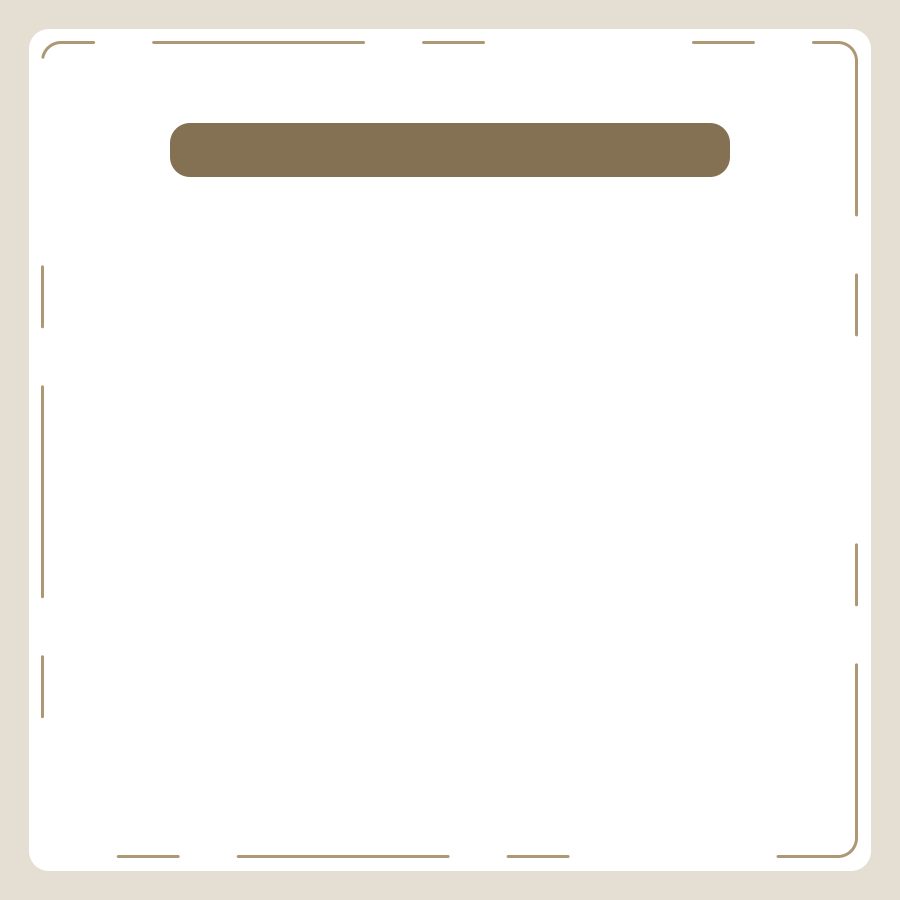
#> input picture img/background_card.png, 900 x 900 px
$ python image_processor.py
#> lines starting #> are read from the running program, lines starting #| are printed output that depends on the picture
### utils/logger_util.py
import logging
from pathlib import Path
from datetime import datetime
import os

class LoggerUtil:
    _instance = None
    _initialized = False

    def __new__(cls):
        if cls._instance is None:
            cls._instance = super(LoggerUtil, cls).__new__(cls)
        return cls._instance

    def __init__(self):
        if not LoggerUtil._initialized:
            # 루트 디렉토리 경로 찾기 (상위 디렉토리)
            current_dir = Path(os.path.dirname(os.path.abspath(__file__)))
            root_dir = current_dir.parent

            # 로그 디렉토리를 루트 경로의 logs 폴더로 설정
            log_dir = root_dir / 'logs'

            # 디렉토리가 없으면 생성
            log_dir.mkdir(parents=True, exist_ok=True)

            # 로그 파일 설정
            log_file = log_dir / f"{datetime.now().strftime('%Y-%m-%d')}_log.log"

            # 로거 생성
            self.logger = logging.getLogger('MQLogger')
            self.logger.setLevel(logging.INFO)

            # 이미 핸들러가 있다면 제거
            if self.logger.handlers:
                self.logger.handlers.clear()

            # 파일 핸들러
            file_handler = logging.FileHandler(log_file, encoding='utf-8')
            file_handler.setLevel(logging.INFO)

            # 콘솔 핸들러
            console_handler = logging.StreamHandler()
            console_handler.setLevel(logging.INFO)

            # 포맷터 설정
            formatter = logging.Formatter('%(asctime)s [%(levelname)s] %(message)s')
            file_handler.setFormatter(formatter)
            console_handler.setFormatter(formatter)

            # 핸들러 추가
            self.logger.addHandler(file_handler)
            self.logger.addHandler(console_handler)

            LoggerUtil._initialized = True

    def get_logger(self):
        return self.logger

### image_processor.py
import os
from PIL import Image, ImageDraw, ImageFont
import textwrap
from utils.logger_util import LoggerUtil

class ImageProcessor:
    def __init__(self):
        """이미지 카드 생성기 초기화"""
        # 스크립트의 절대 경로를 기준으로 기본 디렉토리 설정
        self.base_dir = os.path.dirname(os.path.abspath(__file__))
        self.background_path = os.path.join(self.base_dir, 'img', 'background_card.png')
        self.logger = LoggerUtil().get_logger()

    def _get_unique_filename(self, base_path):
        """파일명이 중복될 경우 인덱스를 붙여 고유한 파일명 생성"""
        if not os.path.exists(base_path):
            return base_path

        base, ext = os.path.splitext(base_path)
        index = 1
        new_path = f"{base}_{index}{ext}"

        while os.path.exists(new_path):
            index += 1
            new_path = f"{base}_{index}{ext}"

        return new_path

    def _draw_text(self, draw, text, font, img_width, start_y, fill):
        """한 줄의 텍스트를 이미지 중앙에 그리기"""
        # 텍스트의 너비 계산
        bbox = font.getbbox(text)
        text_width = bbox[2] - bbox[0]

        # 중앙 정렬을 위한 x 좌표 계산
        x_position = (img_width - text_width) // 2

        # 텍스트 그리기
        draw.text((x_position, start_y), text, font=font, fill=fill)

    def _draw_multiline_text(self, draw, text, font, img_width, start_y, fill):
        """줄바꿈된 텍스트를 이미지 중앙에 그리기"""
        lines = text.split('\n')  # 이미 줄바꿈된 텍스트를 라인별로 분리
        current_y = start_y

        for line in lines:
            bbox = font.getbbox(line)
            line_width = bbox[2] - bbox[0]
            line_height = bbox[3] - bbox[1]

            # 각 줄의 x 좌표 계산 (중앙 정렬)
            line_x = (img_width - line_width) // 2

            draw.text((line_x, current_y), line, font=font, fill=fill)
            current_y += line_height * 1.5 # 다음 줄로 이동

    def _draw_rounded_rectangle(self, draw, coords, radius, fill):
        """둥근 모서리 사각형 그리기"""
        x1, y1, x2, y2 = coords
        diameter = radius * 2

        draw.rectangle([x1 + radius, y1, x2 - radius, y2], fill=fill)
        draw.rectangle([x1, y1 + radius, x2, y2 - radius], fill=fill)

        draw.ellipse([x1, y1, x1 + diameter, y1 + diameter], fill=fill)
        draw.ellipse([x2 - diameter, y1, x2, y1 + diameter], fill=fill)
        draw.ellipse([x1, y2 - diameter, x1 + diameter, y2], fill=fill)
        draw.ellipse([x2 - diameter, y2 - diameter, x2, y2], fill=fill)

    def _get_optimal_font_size(self, text, max_width, max_height, font_path=None, initial_size=60):
        font_size = initial_size

        while font_size > 10:  # 최소 폰트 크기는 10
            try:
                if font_path:
                    font = ImageFont.truetype(font_path, font_size)
                else:
                    font = ImageFont.load_default()
                    return font

                # 마침표를 기준으로 문장을 나누기
                sentences = text.split('.')
                wrapped_lines = []

                # 각 문장 처리
                for i, sentence in enumerate(sentences):
                    if sentence.strip():  # 빈 문장 제외
                        # 현재 문장을 줄바꿈 처리
                        char_limit = int(max_width / (font_size * 0.8))  # 폰트 크기를 고려한 글자 수 계산
                        wrapped = textwrap.fill(sentence.strip(), width=char_limit)
                        current_lines = wrapped.split('\n')

                        # 마지막 줄에만 마침표 추가 (마지막 문장이 아닌 경우에만)
                        if i < len(sentences) - 1:
                            current_lines[-1] = current_lines[-1] + '.'

                        wrapped_lines.extend(current_lines)

                wrapped_text = '\n'.join(wrapped_lines)
                lines = wrapped_text.split('\n')

                # 모든 줄의 최대 너비와 총 높이 계산
                max_line_width = 0
                total_height = 0
                line_spacing = font_size * 0.3

                for line in lines:
                    bbox = font.getbbox(line)
                    line_width = bbox[2] - bbox[0]
                    line_height = bbox[3] - bbox[1]
                    max_line_width = max(max_line_width, line_width)
                    total_height += line_height

                if len(lines) > 1:
                    total_height += line_spacing * (len(lines) - 1)

                if max_line_width <= max_width and total_height <= max_height:
                    return font, wrapped_text

            except Exception as e:
                self.logger.error(f"폰트 크기 조정 중 오류 발생: {e}")
                if font_size == initial_size:
                    font = ImageFont.load_default()
                    return font, text

            font_size -= 2

        font = ImageFont.load_default()
        return font, text

    def _draw_content_box(self, draw, text, font, width, start_y, text_color, box_color):
        """텍스트 배경 박스를 그리고 텍스트를 작성하는 메서드"""
        # 텍스트의 크기 계산
        lines = text.split('\n')
        total_height = 0
        max_width = 0
        line_spacing = font.size * 0.3

        # 첫 번째 라인의 실제 높이 계산 (ascent + descent)
        first_line = lines[0]
        ascent, descent = font.getmetrics()
        line_height = ascent + descent

        for line in lines:
            bbox = font.getbbox(line)
            line_width = bbox[2] - bbox[0]
            max_width = max(max_width, line_width)
            total_height += line_height  # 실제 라인 높이 사용

        if len(lines) > 1:
            total_height += line_spacing * (len(lines) - 1)

        # 배경 박스의 패딩 설정
        padding_x = 40
        padding_y = 30

        # 텍스트의 실제 시작 위치 계산 (베이스라인 조정)
        text_start_y = start_y - (ascent * 0.1)  # 텍스트 위치를 약간 위로 조정

        # 배경 박스 좌표 계산
        box_left = (width - max_width) // 2 - padding_x
        box_top = text_start_y - padding_y
        box_right = (width + max_width) // 2 + padding_x
        box_bottom = text_start_y + total_height + padding_y

        # 배경 박스 그리기
        self._draw_rounded_rectangle(
            draw,
            [box_left, box_top, box_right, box_bottom],
            radius=20,
            fill=box_color
        )

        # 텍스트 그리기
        self._draw_multiline_text(
            draw,
            text,
            font,
            width,
            start_y=text_start_y,
            fill=text_color
        )

    def create_card(self, no, term, short_description, description, output_path):
        """카드 이미지 생성"""

        sb_aggro_m_font_path = os.path.join(self.base_dir, 'fonts', 'SB-Aggro-Medium.ttf')
        sb_aggro_b_font_path = os.path.join(self.base_dir, 'fonts', 'SB-Aggro-Bold.ttf')
        gm_sans_b_font_path = os.path.join(self.base_dir, 'fonts', 'GmarketSansTTFBold.ttf')

        try:
            img = Image.open(self.background_path)
        except FileNotFoundError:
            self.logger.error("배경 이미지를 찾을 수 없습니다.")
            return

        draw = ImageDraw.Draw(img)
        width, height = img.size

        # 타이틀 폰트 및 텍스트 설정
        term_font, term_text = self._get_optimal_font_size(term, 750, 200, sb_aggro_b_font_path, 165)
        self._draw_text(
            draw,
            term_text,
            term_font,
            width,
            start_y=260,
            fill=(174, 151, 116)
        )

        # 짧은 설명 폰트 설정
        short_description_font, short_description_text = self._get_optimal_font_size(short_description, 780, 100, sb_aggro_m_font_path, 38)
        self._draw_multiline_text(
            draw,
            short_description_text,
            short_description_font,
            width,
            start_y=480,
            fill=(180, 159, 126)
        )

        # 긴 설명 폰트 설정
        description_font, description_text = self._get_optimal_font_size(description, 700, 200, gm_sans_b_font_path, 36)
        self._draw_content_box(
            draw=draw,
            text=description_text,
            font=description_font,
            width=width,
            start_y=630,
            text_color=(255, 255, 255),
            box_color=(174, 151, 116)
        )

        # 서브 타이틀 작성 (고정 위치)
        subtitle_text = f"경제용어 {no}"
        draw.text((358, 130), subtitle_text, font=ImageFont.truetype(sb_aggro_m_font_path, 40), fill=(255, 255, 255))

        unique_output_path = self._get_unique_filename(output_path)
        img.save(unique_output_path)

def main():
    logger = LoggerUtil().get_logger()
    no = 1
    term = '매매'
    short_description = '값을 지불하고 재화나 용역을 사고 파는 것'
    description = '우리가 사용하는 당근 어플에서 중고 거래를 하는 것도 매매의 일종이에요.'

    logger.info(f'term: {term}')
    logger.info(f'short_description: {short_description}')
    logger.info(f'description: {description}')

    processor = ImageProcessor()
    processor.create_card(
        no=no,
        term=term,
        short_description=short_description,
        description=description,
        output_path="output.png"
    )
#> in create_card, img is the input picture: PIL image 900x900 RGB; mean R, G, B 246.6, 245.1, 242.1
#> in create_card, `img.save(unique_output_path)`:
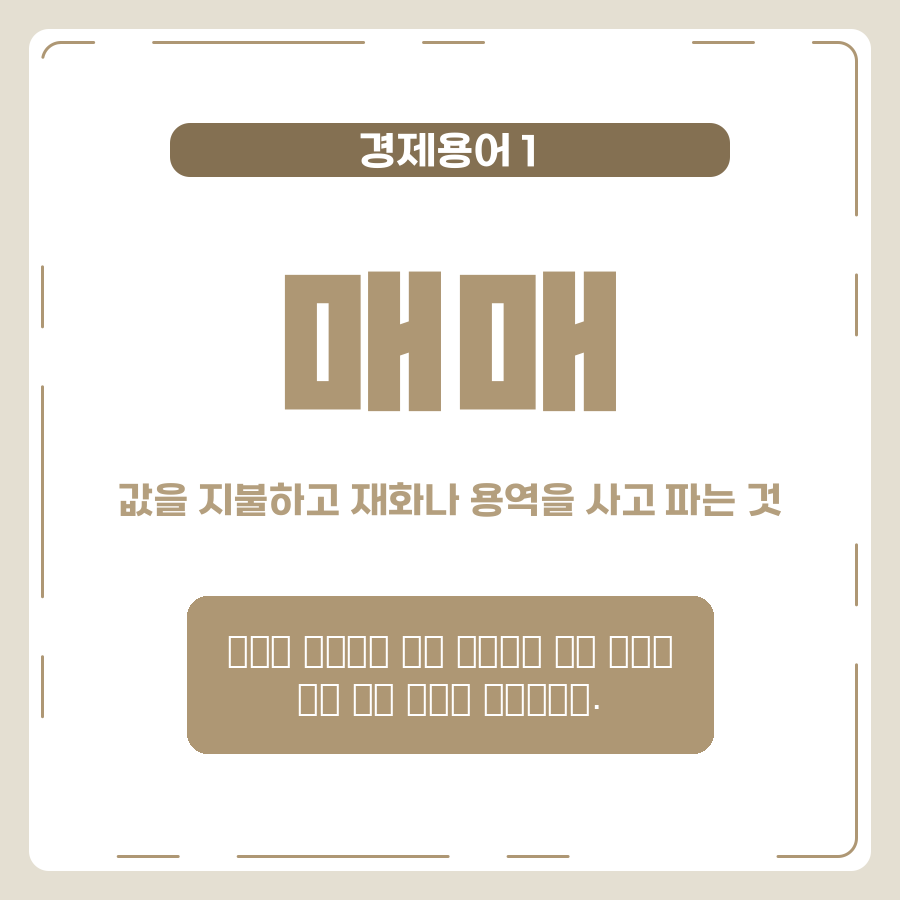
#> saved as output.png: PIL image 900x900 RGB; mean R, G, B 234.7, 229.8, 221.6

if __name__ == "__main__":
    main()

$ run again, with img/main.png copied over img/background_card.png
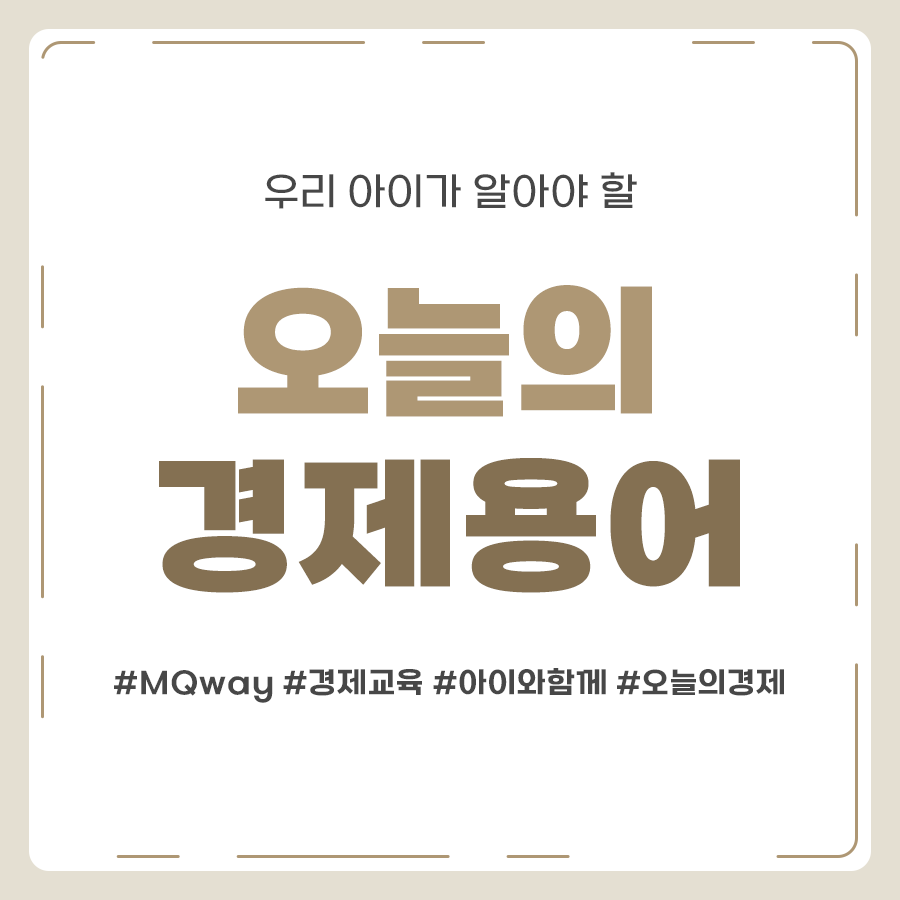
#> input picture img/main.png, 900 x 900 px
#> in create_card, img is the input picture: PIL image 900x900 RGB; mean R, G, B 237.6, 234.6, 229.5
#> in create_card, `img.save(unique_output_path)`:
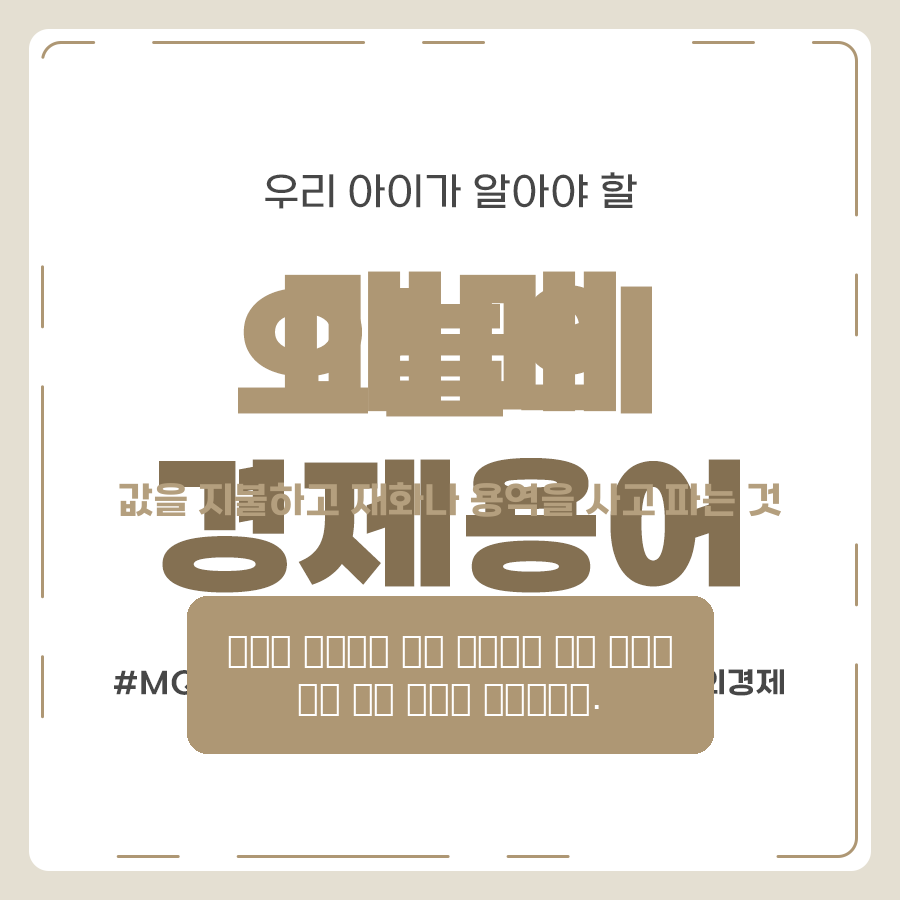
#> saved as output.png: PIL image 900x900 RGB; mean R, G, B 229.5, 223.8, 214.4

$ run again, with img/sub_01.png copied over img/background_card.png
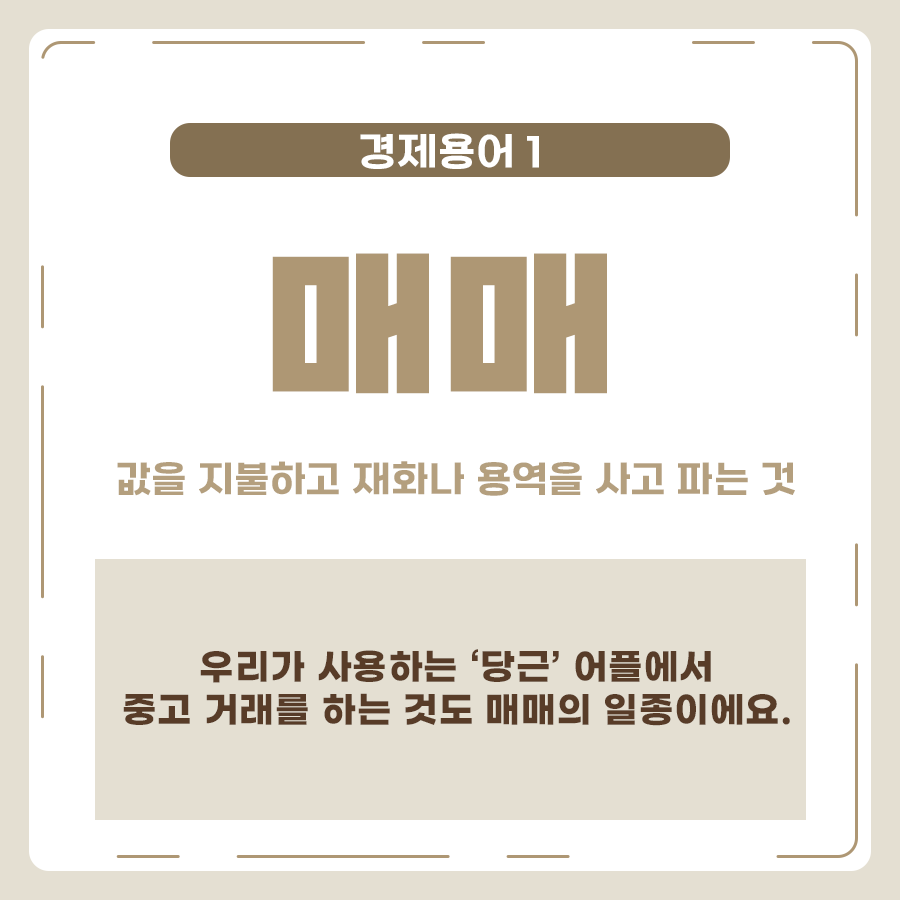
#> input picture img/sub_01.png, 900 x 900 px
#> in create_card, img is the input picture: PIL image 900x900 RGB; mean R, G, B 233.2, 228.9, 220.9
#> in create_card, `img.save(unique_output_path)`:
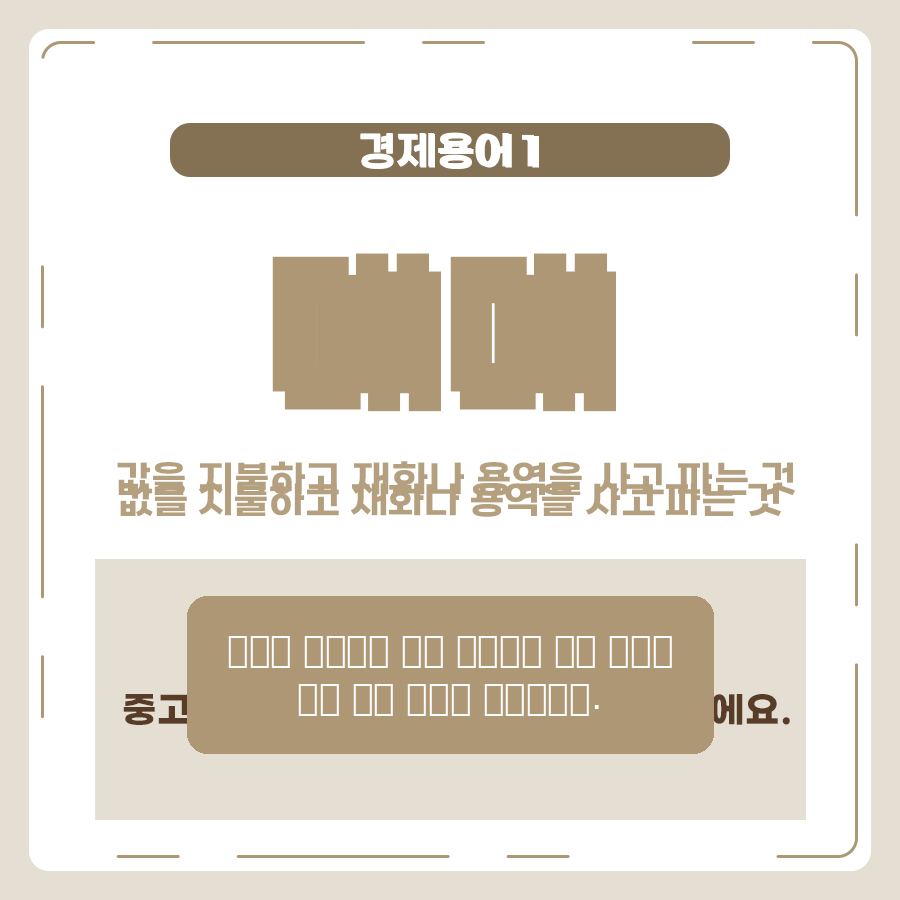
#> saved as output.png: PIL image 900x900 RGB; mean R, G, B 229, 222.8, 212.2
